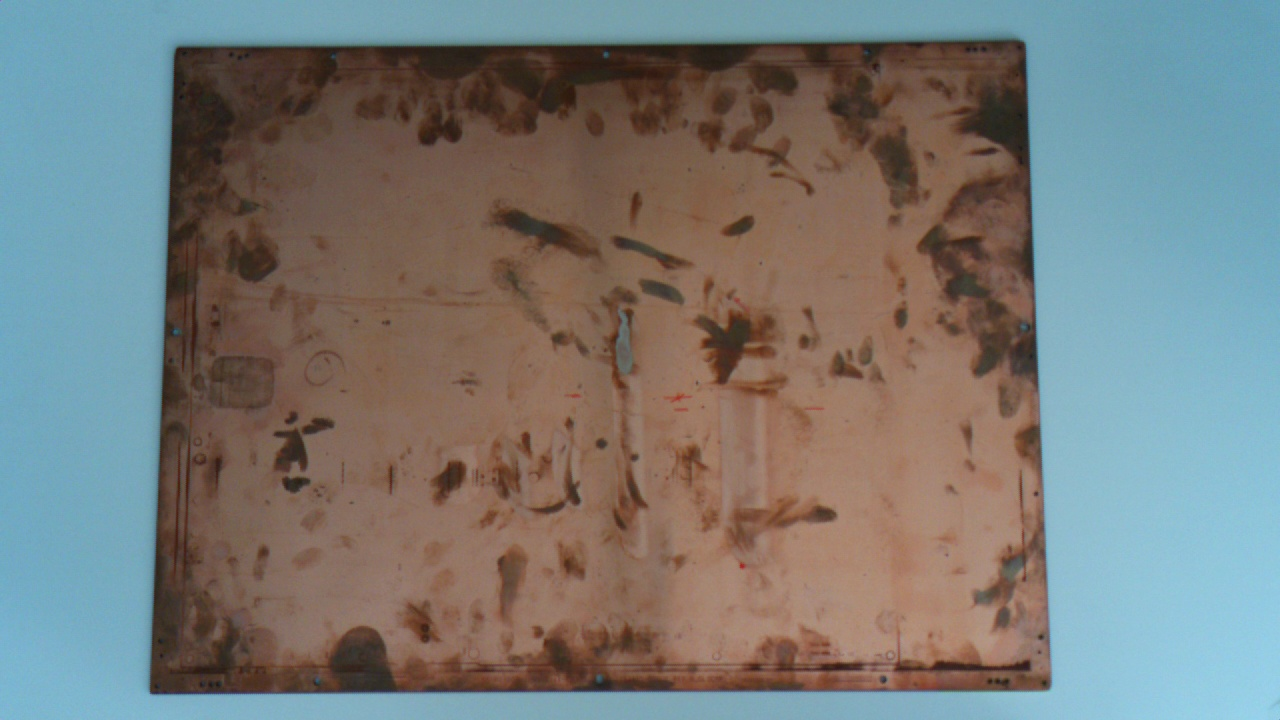
#> input picture plate_dataset/image_00016.jpg, 1280 x 720 px
$ python -i largest_component_mask.py   (imports and definitions only)
#> lines starting #> are read from the running program, lines starting #| are printed output that depends on the picture; after the words box and inside, x2 and y2 are one past the last pixel; in counts of white or black regions, pixels touching at a corner belong together
#> further down, picture is the input picture: shape (720, 1280, 3); mean B, G, R 119.5, 122.2, 120.7
import cv2
import numpy as np


def largest_component_mask(
    image,
    threshold=130,
):

#> called with threshold = 130
    gray = cv2.cvtColor(
        image,
        cv2.COLOR_BGR2GRAY,
    )
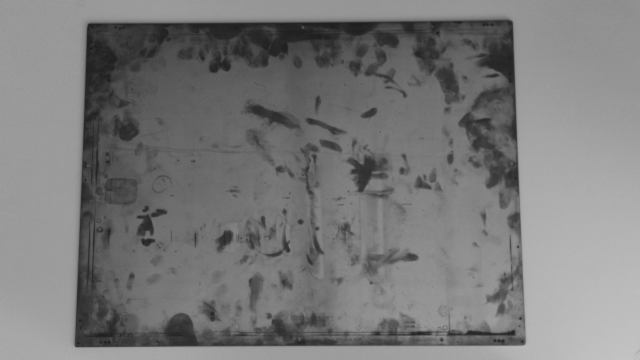
#> gray: shape (720, 1280) (shown at 1/2 size); min 19, max 198, mean 121.4

    _, mask = cv2.threshold(
        gray,
        threshold,
        255,
        cv2.THRESH_BINARY,
    )
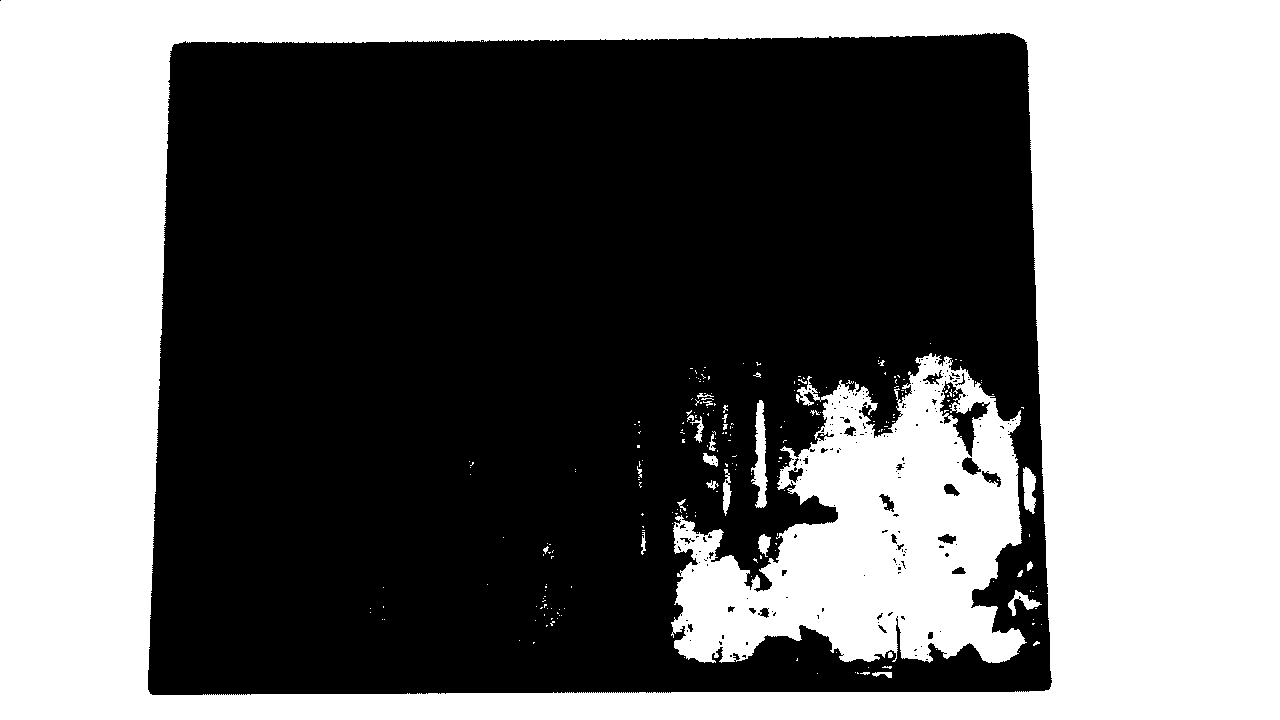
#> mask: shape (720, 1280); 44.9% white; 236 white regions (208 under 20 px), largest, box (x1, y1, x2, y2) and area: (0, 0, 1280, 720) 347407, (671, 353, 1027, 663) 62568, (751, 400, 768, 508) 973

    num_labels, labels, stats, _ = cv2.connectedComponentsWithStats(
        mask,
        connectivity=8,
    )
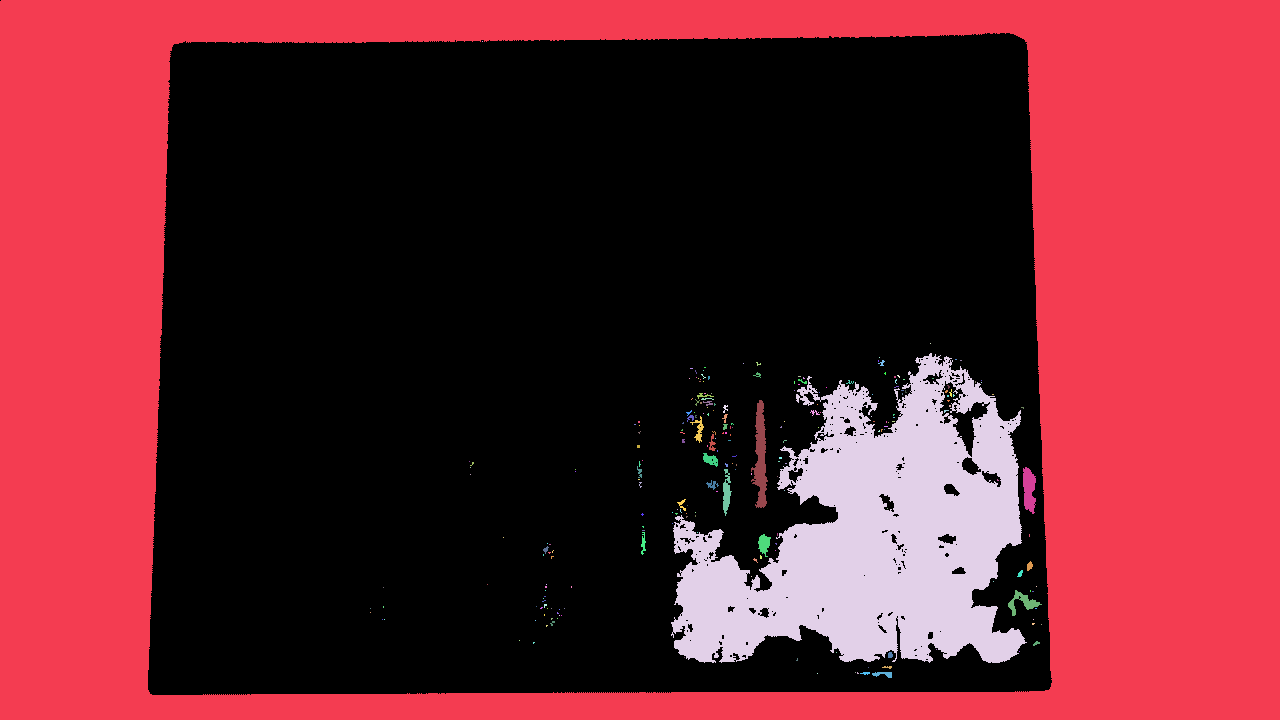
#> labels: shape (720, 1280) int32; 237 distinct labels, from 0 to 236; one colour per label, 0 black
#> num_labels = 237; stats = 237 rows, first 6: [0, 0, 1052, 695, 507920], [0, 0, 1280, 720, 347407], [482, 41, 1, 1, 1], [930, 343, 1, 1, 1], [671, 353, 356, 310, 62568], [879, 357, 1, 1, 1]

    result = np.zeros_like(mask)

    if num_labels > 1:

        largest = 1 + np.argmax(
            stats[1:, cv2.CC_STAT_AREA]
        )
#> largest = 1

        result[labels == largest] = 255

    return result


def process_largest_component(
    image,
    threshold=130,
):

    mask = largest_component_mask(
        image,
        threshold,
    )
#> mask: shape (720, 1280); 37.7% white; 1 white region, box (x1, y1, x2, y2) and area: (0, 0, 1280, 720) 347407

    display = cv2.bitwise_and(
        image,
        image,
        mask=mask,
    )
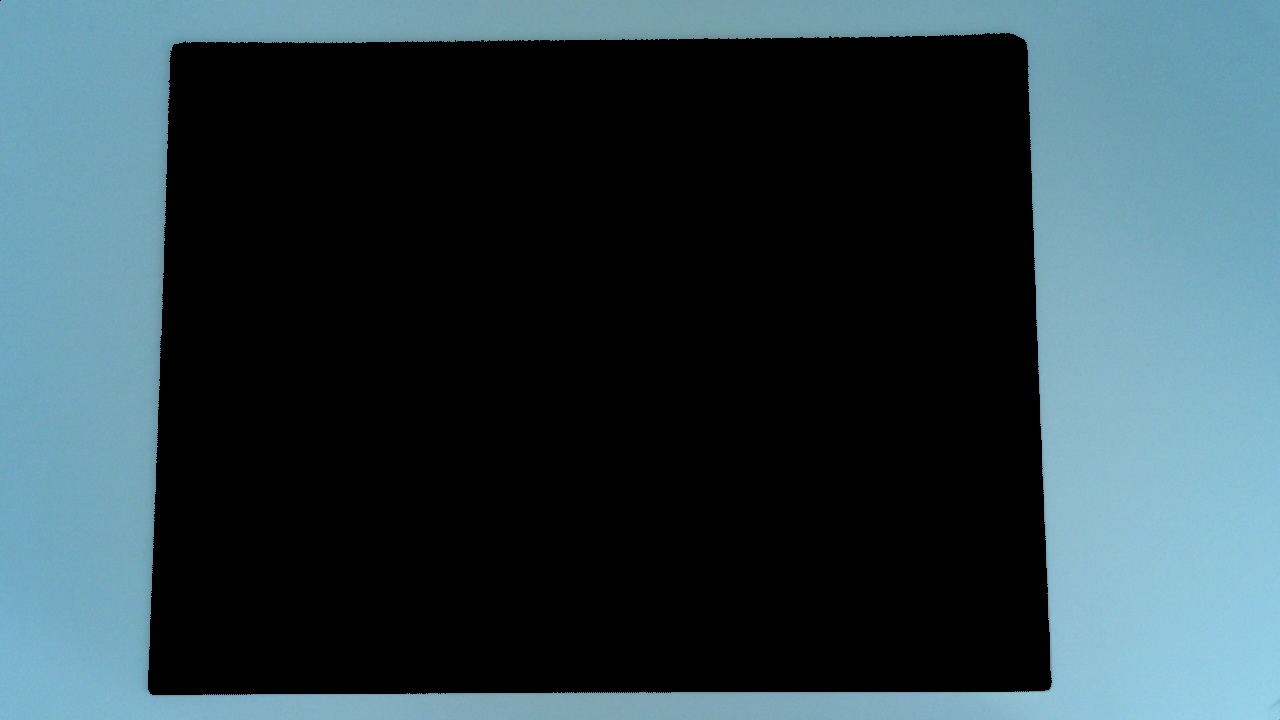
#> display: shape (720, 1280, 3); mean B, G, R 72.5, 65.3, 46.4

    return display, mask

>>> import cv2
>>> picture = cv2.imread('../../plate_dataset/image_00016.jpg')
>>> result = process_largest_component(picture)

$ run again, on plate_dataset/image_00017.jpg
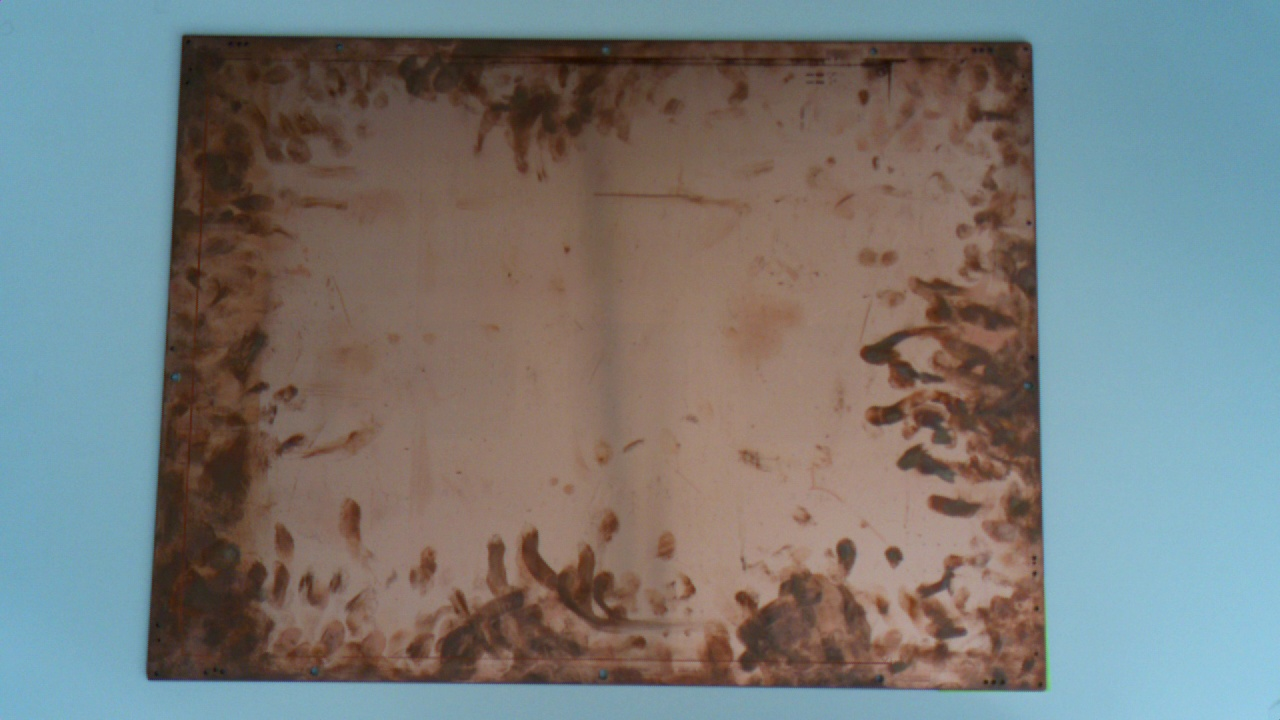
#> input picture plate_dataset/image_00017.jpg, 1280 x 720 px
#> picture is the input picture: shape (720, 1280, 3); mean B, G, R 120.5, 122, 120.2
#> in largest_component_mask, `num_labels, labels, stats, _ = cv2.connectedComponentsWithStats( mask,..`:
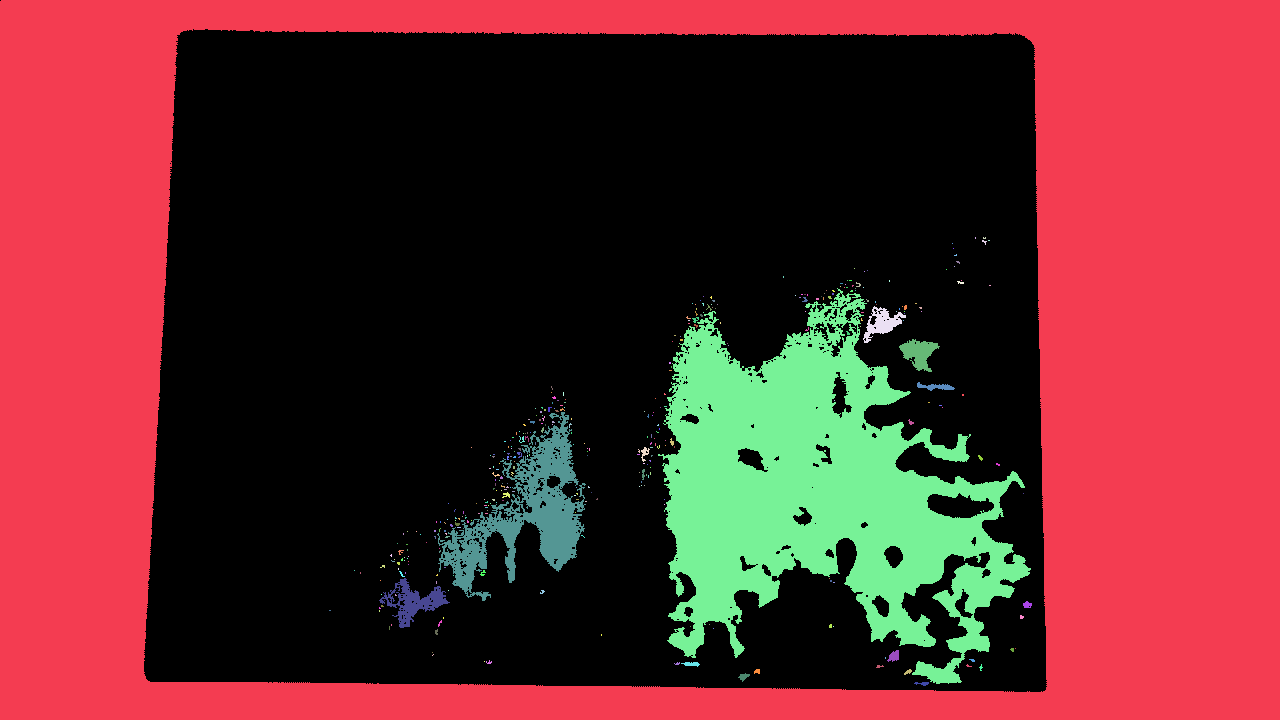
#> labels: shape (720, 1280) int32; 370 distinct labels, from 0 to 369; one colour per label, 0 black
#> num_labels = 370; stats = 370 rows, first 6: [0, 0, 1047, 692, 490039], [0, 0, 1280, 720, 347849], [975, 237, 1, 2, 2], [983, 237, 3, 2, 5], [982, 240, 5, 5, 11], [988, 240, 2, 1, 2]
#> largest = 1
#> in process_largest_component, `display = cv2.bitwise_and( image, image, mask=mask, )`:
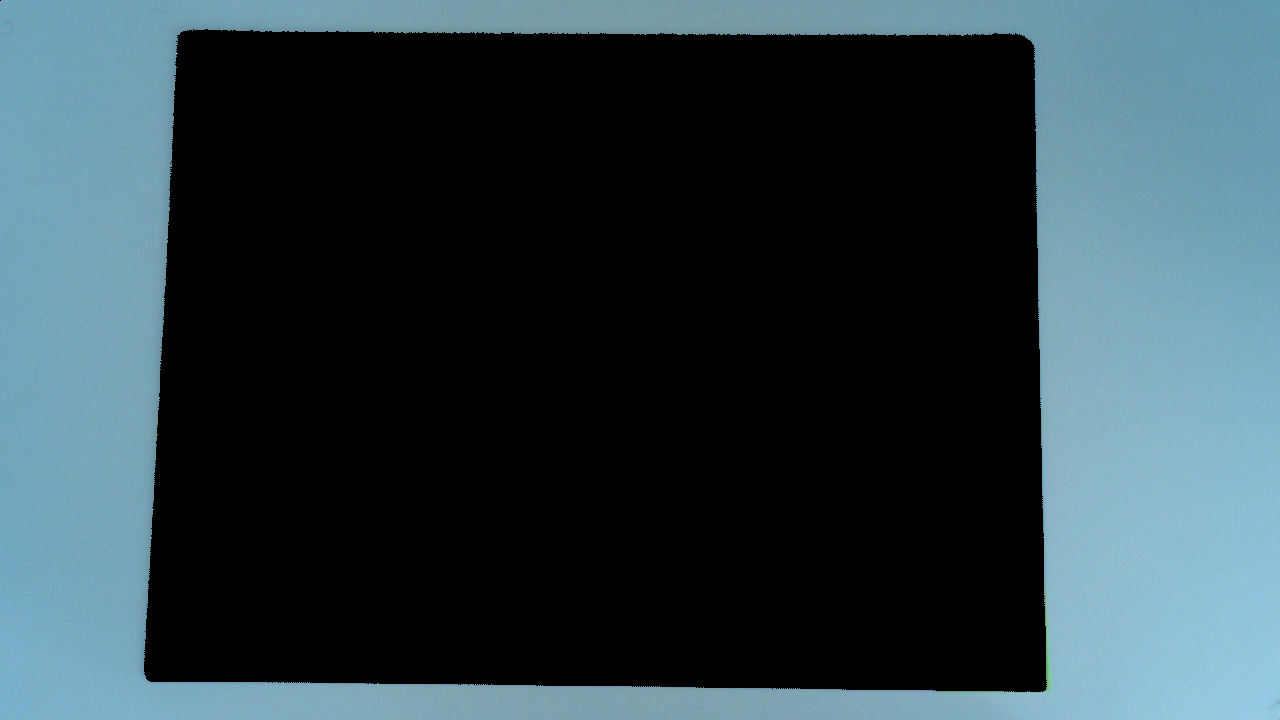
#> display: shape (720, 1280, 3); mean B, G, R 70.7, 63.7, 46.3

$ run again, on plate_dataset/image_00018.jpg
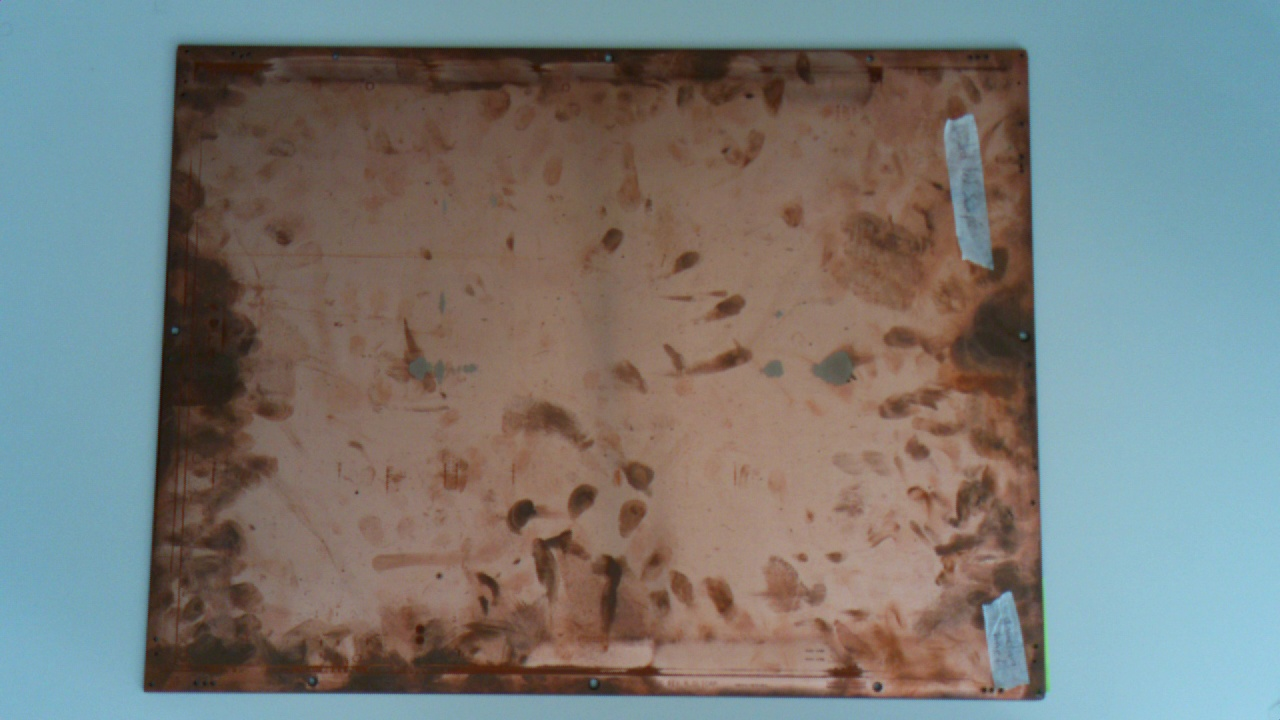
#> input picture plate_dataset/image_00018.jpg, 1280 x 720 px
#> picture is the input picture: shape (720, 1280, 3); mean B, G, R 119.7, 122.5, 121.3
#> in largest_component_mask, `num_labels, labels, stats, _ = cv2.connectedComponentsWithStats( mask,..`:
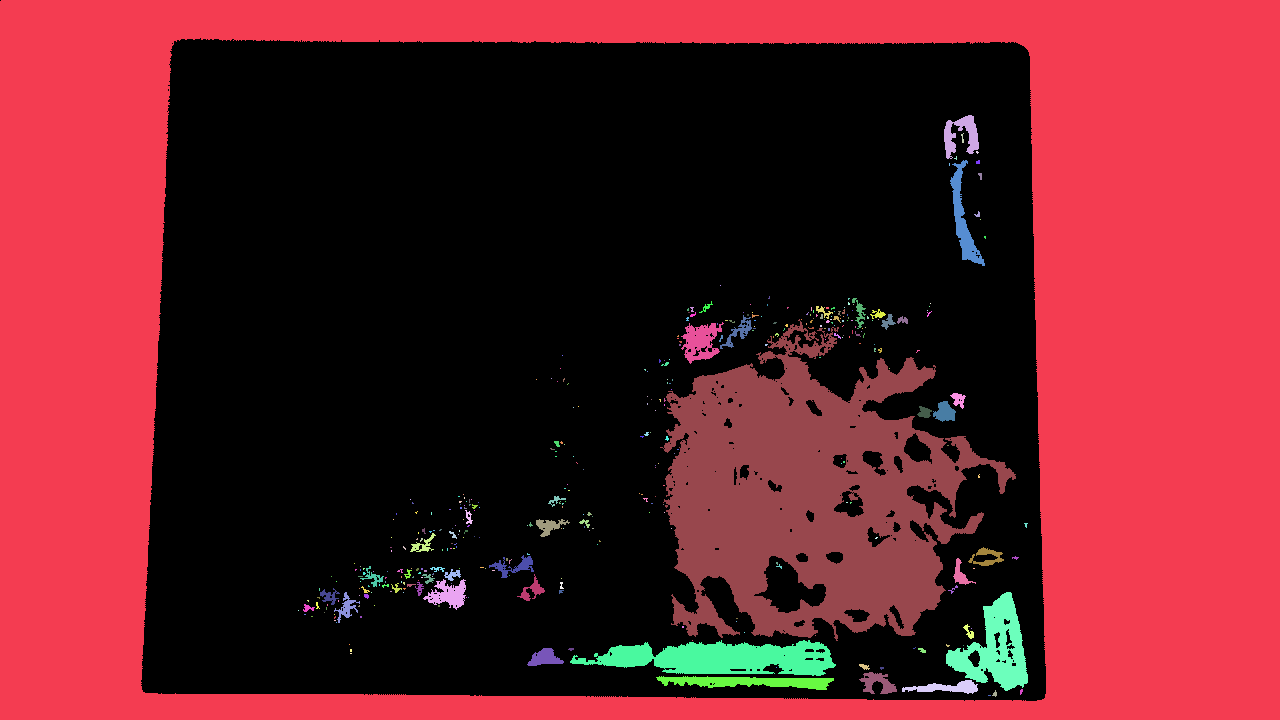
#> labels: shape (720, 1280) int32; 384 distinct labels, from 0 to 383; one colour per label, 0 black
#> num_labels = 384; stats = 384 rows, first 6: [0, 0, 1046, 701, 493640], [0, 0, 1280, 720, 345576], [944, 115, 35, 44, 766], [961, 133, 3, 10, 16], [976, 151, 3, 3, 6], [954, 156, 3, 4, 6]
#> largest = 1
#> in process_largest_component, `display = cv2.bitwise_and( image, image, mask=mask, )`:
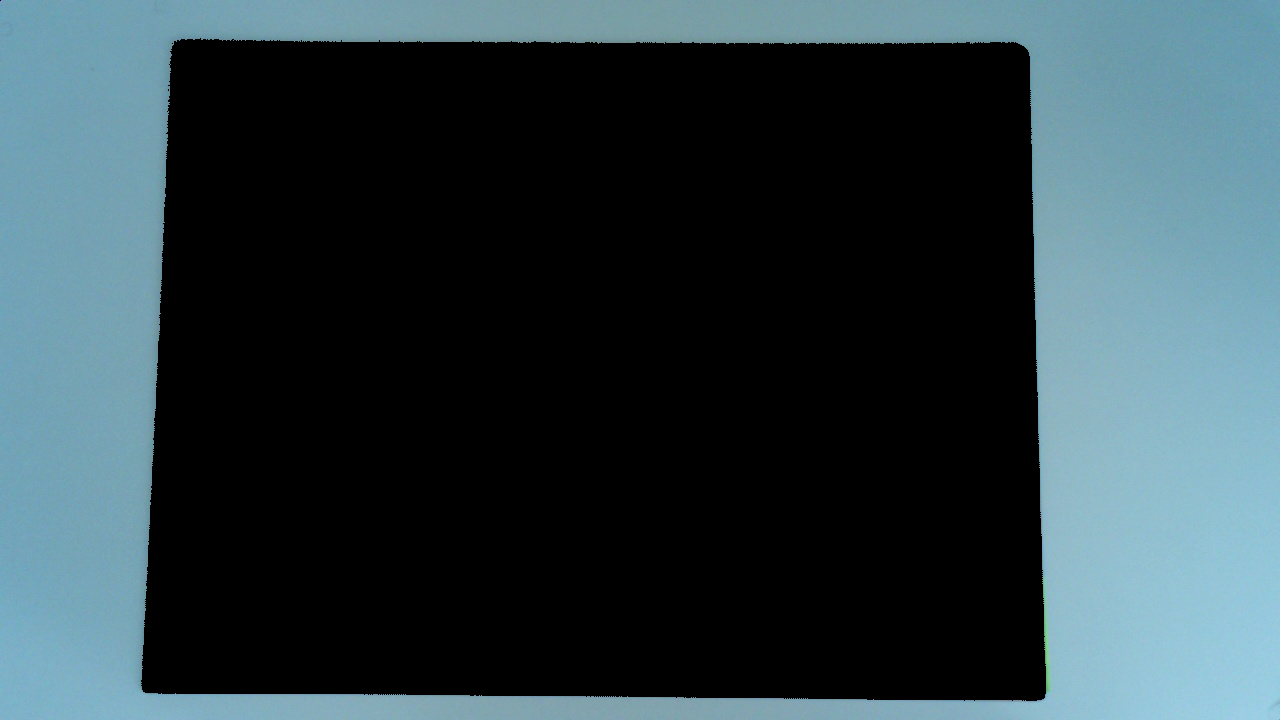
#> display: shape (720, 1280, 3); mean B, G, R 69.8, 63.8, 46.8
